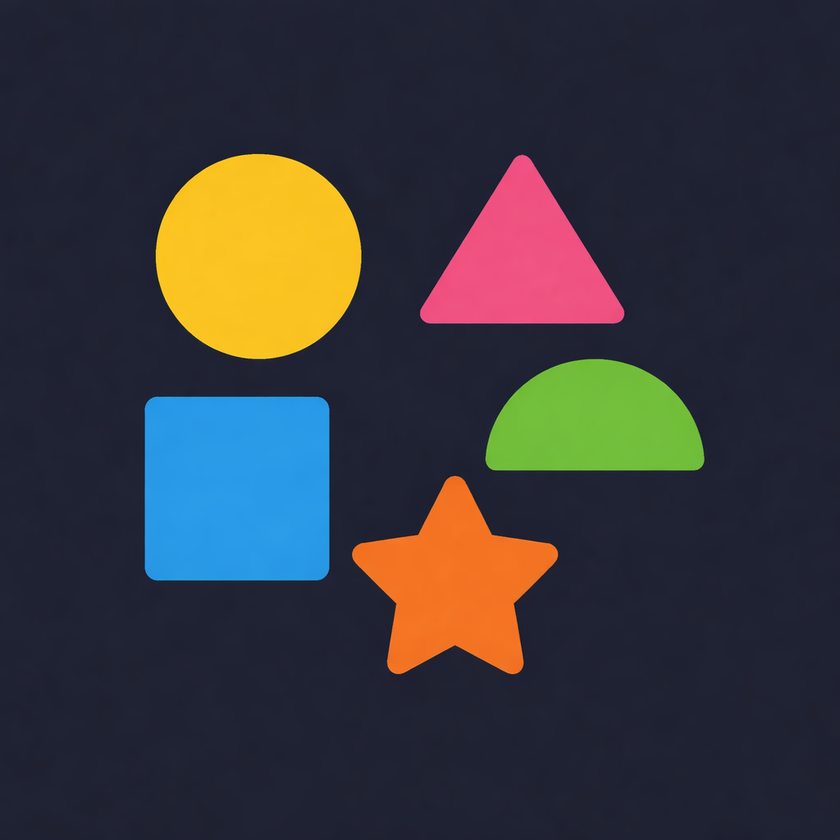
#> input picture Image5.png, 840 x 840 px, shrunk from 1024 x 1024 before the run
$ python C21_Boundary_Extraction.py
#> lines starting #> are read from the running program, lines starting #| are printed output that depends on the picture; after the words box and inside, x2 and y2 are one past the last pixel; in counts of white or black regions, pixels touching at a corner belong together
import cv2
import numpy as np
import matplotlib.pyplot as plt

# Read image
img = cv2.imread("Image5.png")
#> img is the input picture: shape (840, 840, 3); mean B, G, R 60.2, 55.6, 56.6


gray = cv2.cvtColor(img, cv2.COLOR_BGR2GRAY)
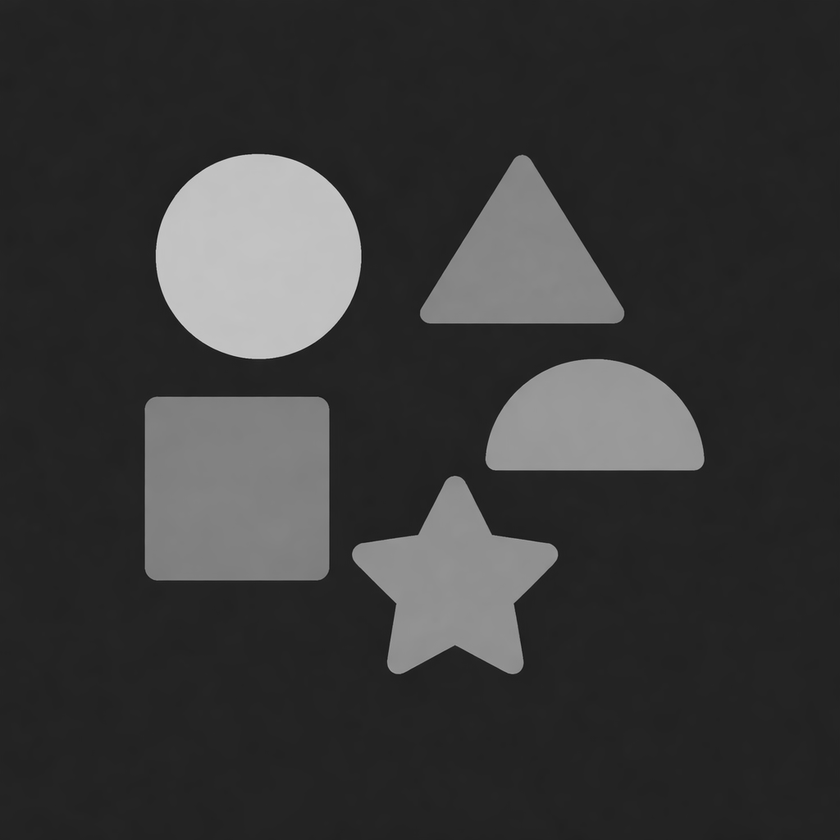
#> gray: shape (840, 840); min 19, max 209, mean 56.4

edges = cv2.Canny(gray, 100, 200)
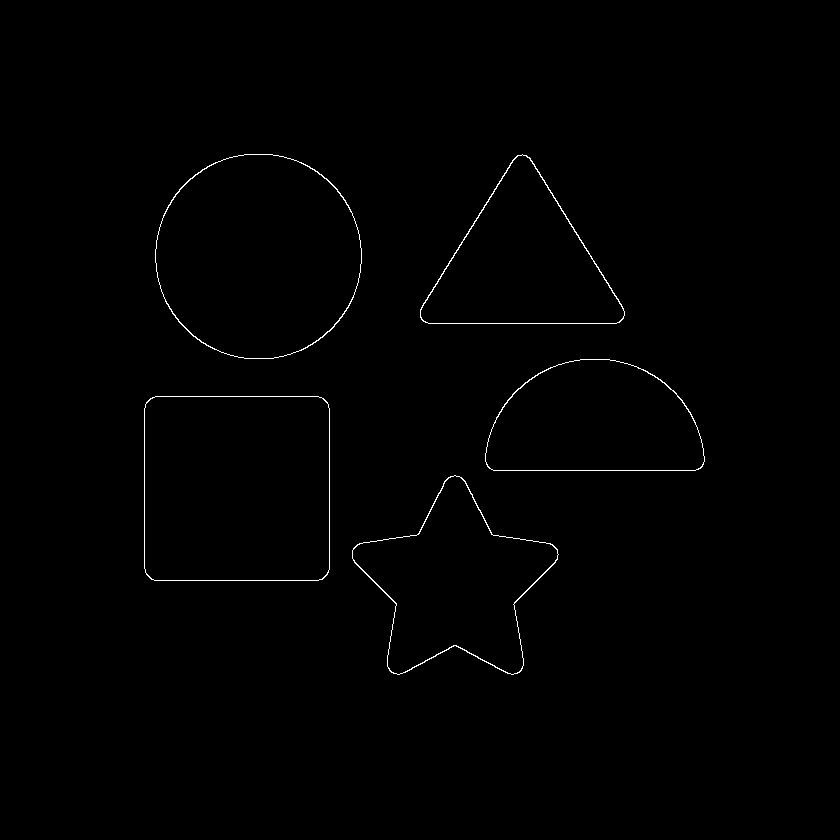
#> edges: shape (840, 840); 0.52% white in thin lines or dots, all inside (x1, y1, x2, y2) = (144, 154, 705, 675)

contours, _ = cv2.findContours(edges,
                               cv2.RETR_EXTERNAL,
                               cv2.CHAIN_APPROX_SIMPLE)
#> contours = 5 contours; box (x1, y1, x2, y2) and area: (144, 396, 330, 581) 33880, (155, 154, 362, 359) 33224, (352, 475, 559, 675) 21674, (420, 154, 625, 324) 19472, (485, 359, 705, 471) 19391

boundary_img = img.copy()
cv2.drawContours(boundary_img, contours, -1, (0,255,0), 2)
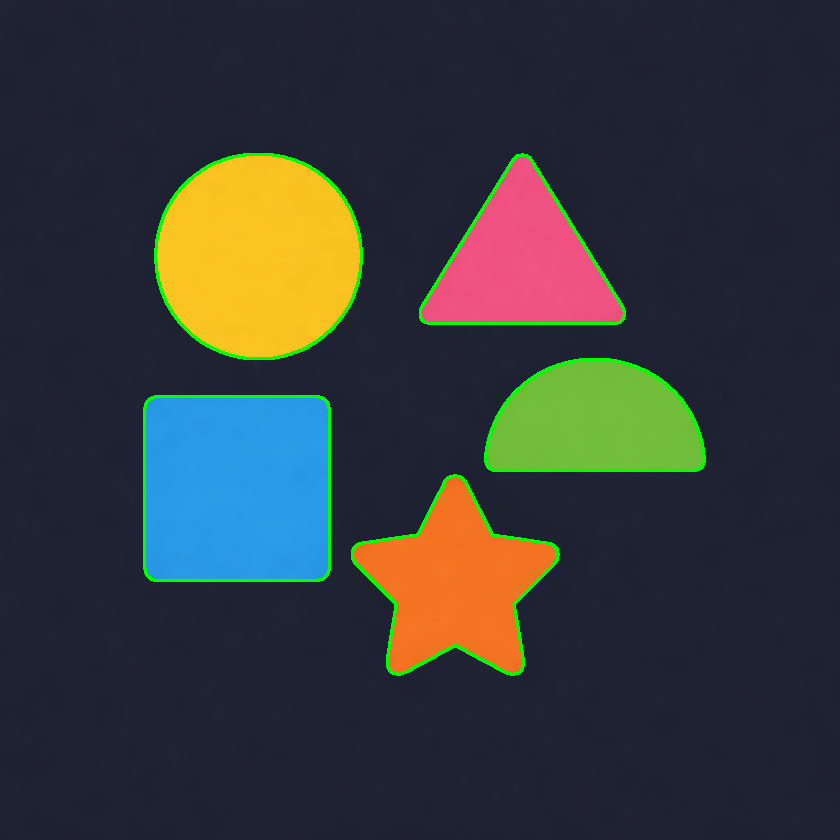
#> boundary_img: shape (840, 840, 3); 1.52% of pixels changed, all inside (x1, y1, x2, y2) = (143, 153, 706, 676)

cv2.imshow("Boundary analysis", boundary_img)


plt.figure(figsize=(12,4))

plt.subplot(1,3,1)
plt.imshow(cv2.cvtColor(img, cv2.COLOR_BGR2RGB))
plt.title("Original")
plt.axis("off")

plt.subplot(1,3,2)
plt.imshow(edges, cmap='gray')
plt.title("Edges")
plt.axis("off")

plt.subplot(1,3,3)
plt.imshow(cv2.cvtColor(boundary_img, cv2.COLOR_BGR2RGB))
plt.title("Boundaries")
plt.axis("off")

plt.show()
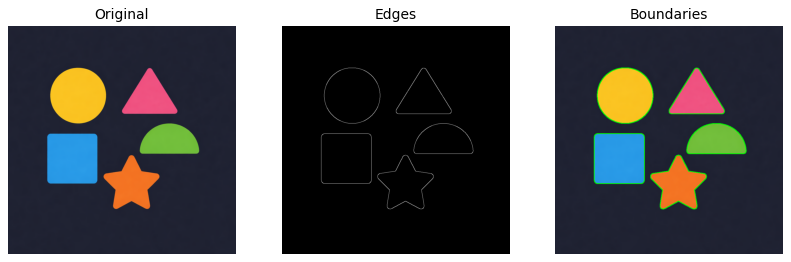
#> figure drawn by matplotlib, 3 panels

$ run again, with Image4.png copied over Image5.png
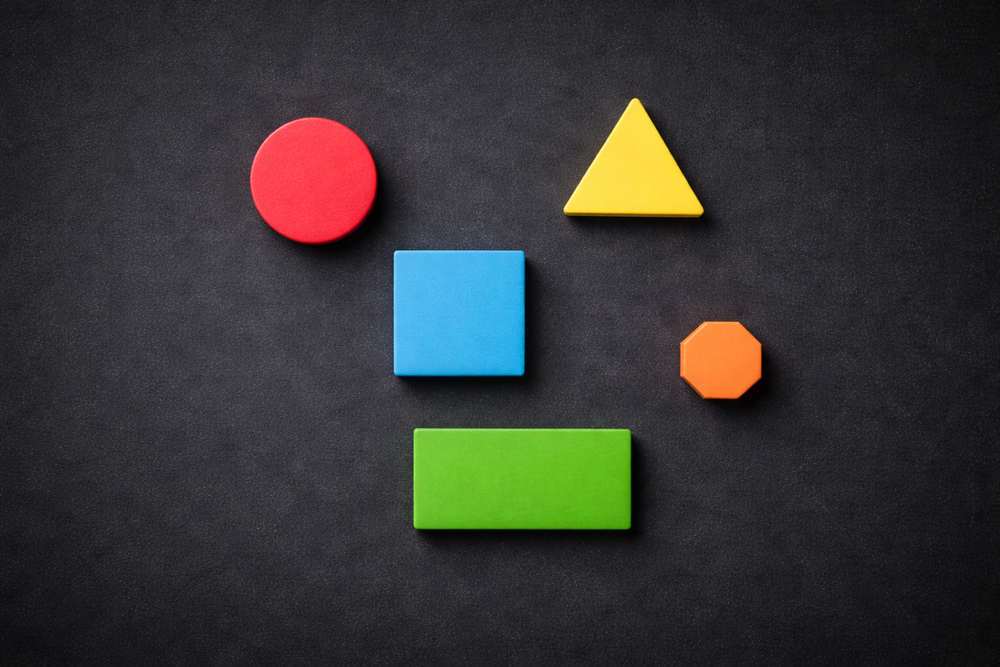
#> input picture Image4.png, 1000 x 667 px, shrunk from 1536 x 1024 before the run
#> img is the input picture: shape (667, 1000, 3); mean B, G, R 51.7, 53.5, 53.8
#> `edges = cv2.Canny(gray, 100, 200)`:
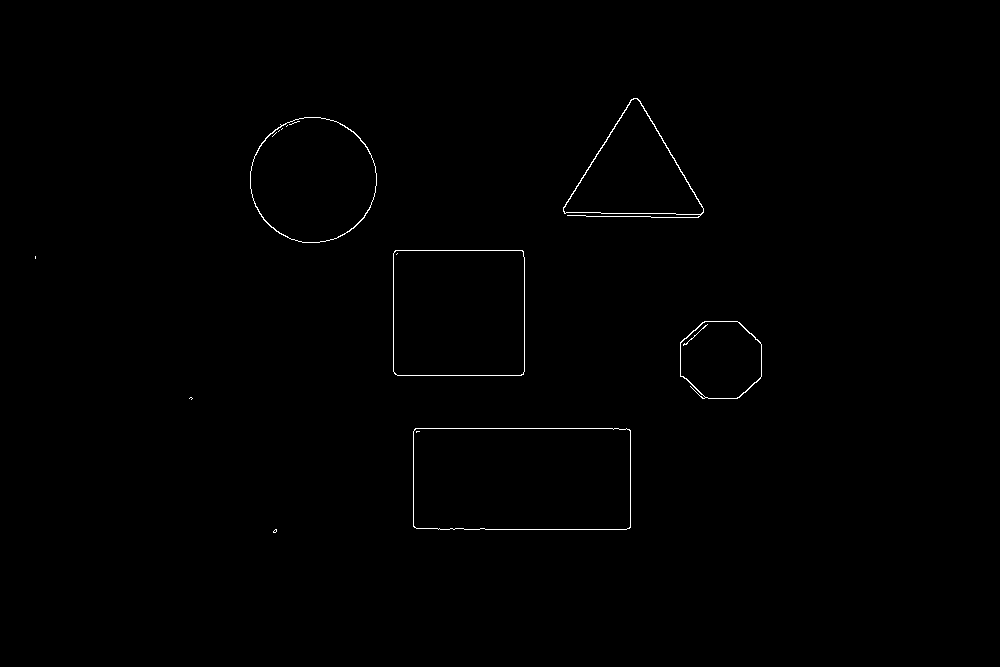
#> edges: shape (667, 1000); 0.4% white in thin lines or dots, all inside (x1, y1, x2, y2) = (35, 98, 762, 533)
#> contours = 8 contours, 3 with area under 20; largest, box (x1, y1, x2, y2) and area: (413, 428, 631, 530) 21852, (393, 250, 525, 376) 16354, (250, 117, 377, 243) 12399, (563, 98, 704, 218) 8750, (680, 321, 762, 399) 5178
#> boundary_img: shape (667, 1000, 3); 1.14% of pixels changed, all inside (x1, y1, x2, y2) = (34, 97, 763, 534)
#> `plt.show()`:
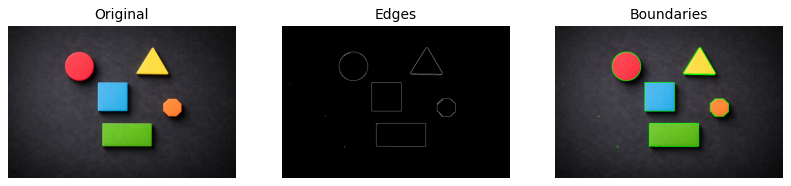
#> figure drawn by matplotlib, 3 panels
